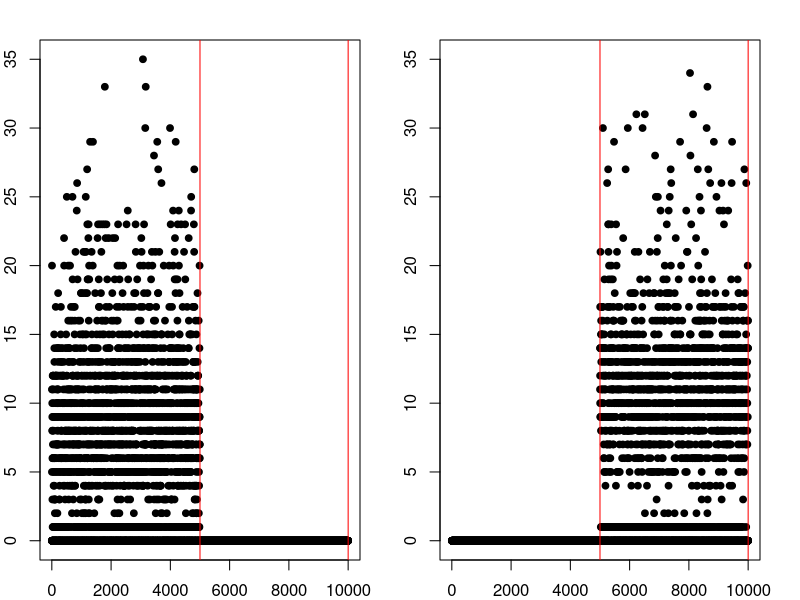

Write the R code that produced this figure. (Note: this script raises an error after producing the figure.)
# simulation



generate.mpi=function(p1,k1,lam1,lam2){
	tmp=rmultinom(k1,size=1,prob=c(p1,1-p1))
	intensity1=rep(lam2,k1)
      intensity1[as.numeric(tmp[1,])==1]=lam1
	return(  rpois(k1,lambda=intensity1) )
}


# generate reads
generate.filter.reads=function(start,end,l1,l2,p1){
y.tmp=generate.mpi(p1,n,l1,l2)
y<-numeric(n)
for(i in start:end){
	if(y.tmp[i]==0)
		y[i]=0
	else
		y[i]=rbinom(1,size=y.tmp[i],prob=1)
}
return(y)
}



generate.data=function(intensity, proportion){
# simulate data
l=pi=matrix(0,nrow=3,ncol=2)
l[,2]=intensity[1];  l[,1]=intensity[2:4]
pi[,1]=proportion ;  pi[,2]=1-pi[,1]
y=matrix(0,nrow=2,ncol=n)
y1 <- generate.filter.reads(1,k1,     l[1,1],l[1,2],pi[1,1])
y2 <- generate.filter.reads((k1+1), n,l[2,1],l[2,2],pi[2,1])
y3 <- generate.filter.reads(1,n,      l[3,1],l[3,2],pi[3,1])
y[1,1:k1]= y1[1:k1]+y3[1:k1]
y[2,(k1+1):n]= y2[(k1+1):n]+y3[(k1+1):n]
return(y=y)
}




res=list()

for(ii in 1:100){
res[[ii]]=list()
l0=0.04
l1=8
l2=10
l3=12
p1=0.3
p2=0.2
p3=0.1
k1=5000; n=10000


#simulate 1  non-junction 
set.seed(ii)

y=generate.data(intensity=c(l0,l1,l2,l3),proportion=c(p1,p2,p3))
#write.table(y, file="y0.dat", row.names=FALSE, col.names=FALSE)
apply(y,1,sum)

par(mfrow=c(1,2),mar=c(2,2,2,2))
for(i in 1:2){
	plot(y[i,],pch=19,cex=0.9,ylim=range(y))
	abline(v=k1,col="red");	abline(v=n,col="red")
}


N=dim(y)[1]; solve=1:3; NT=length(solve); solve; NT; N
type=c("1-1","2-2");type	
print(N)

trans=list()
trans[[1]]=c(1,3); trans[[2]]=c(2,3); trans
start=c(1,k1+1);  end=c(k1,n) ;start;end


	# multiple intial values
	N.iter=10
	intensity=list(0)
	mixing=list(0)
	loglikelihood=numeric(N.iter)
	success=1
	while(success <= N.iter){print(paste(ii,success,sep="-"))
		tmp=any.exon(y)
		intensity[[success]]=tmp$l
		mixing[[success]]=tmp$p
		loglikelihood[success]=tmp$likelihood
		success=success+1
	}

	ind=which.max( loglikelihood );ind
	print("estimated intensities are")
    print(intensity[[ind]])
	res[[ii]][[1]]= intensity[[ind]]
	print("estimated mixing are")
    print(mixing[[ind]])
	res[[ii]][[2]]= mixing[[ind]]
    print("likehood")
    print(loglikelihood[[ind]])

}


#save(res,file="result_two_exon_three_transcripts.Rdata")
#load("result_two_exon_three_transcripts.Rdata")


lam1=numeric(0)
lam2=numeric(0)
lam3=numeric(0)

for(i in 1:19){ 
	lam1=c(lam1,res[[i]][[1]][1,1])
	lam2=c(lam2,res[[i]][[1]][2,1])
	lam3=c(lam3,res[[i]][[1]][3,1])
}

mean(lam1);mean(lam2);mean(lam3)
sd(lam1);sd(lam2);sd(lam3)


par(mfrow=c(1,3),mar=c(2.9,4,1,1))
plot(lam1,cex=0.8,pch=19,col="red",ylab="lambda_12",ylim=c(4,19))
plot(lam2,cex=0.8,pch=19,col="green",ylab="lambda_22",ylim=c(4,19))
plot(lam3,cex=0.8,pch=19,col="blue",ylab="lambda_32",ylim=c(4,19))




